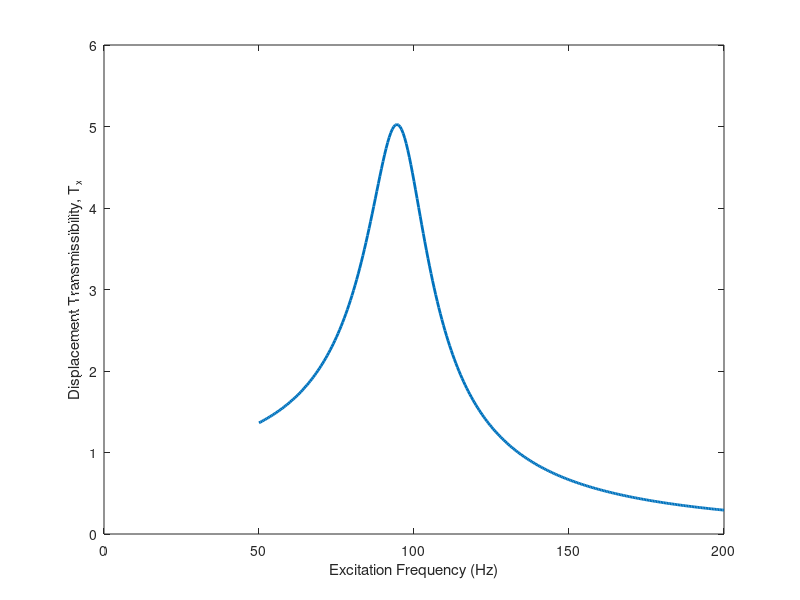

This chart was generated by the following MATLAB code: (Note: this script raises an error after producing the figure.)
clear; close all; clc

% Given system parameters
f_n = 135;       % Original system natural frequency in Hz
m = 1.51;        % Mass (kg)
% Choose a damping ratio for the isolator
zeta = 0.1;      

% Determine minimum isolator frequency (guideline)
f_i_min = f_n / sqrt(2);  % ~95.5 Hz
fprintf('Minimum isolator frequency (guideline): %.2f Hz\n', f_i_min);

% For illustration, let's design an isolator at this frequency
f_i = f_i_min;  
omega_i = 2*pi*f_i;  % Convert to rad/s if needed

% Define excitation frequency range (in Hz)
f = 50:0.5:200;  
r = f / f_i;       % Frequency ratio

% Calculate displacement transmissibility
T_x = 1 ./ sqrt((1 - r.^2).^2 + (2*zeta*r).^2);

% Max Transmissibility

T_max = max(T_x);

% Calculate the crossing point

T_c = 1/sqrt((1 - (f_n/f_i)^2)^2 + (2*zeta*(f_n/f_i))^2);

% Plot the transmissibility curve
figure;
plot(f, T_x, 'LineWidth',2);
xlabel('Excitation Frequency (Hz)');
ylabel('Displacement Transmissibility, T_x');
xline(f_i_min, '--b', 'Modal Frequency', 'LineWidth', 1.5)
title('Displacement Transmissibility vs Excitation Frequency');
grid on;

% Mark the operating point at f = 135 Hz
hold on;
plot(f_i_min, T_max, 'bo', 'MarkerSize',10);
plot(f_n, T_c, 'ro', 'MarkerSize',10);
xline(f_n, '--r', 'Natural Frequency', 'LineWidth', 1.5)
legend('T_x','Operating Frequency (135 Hz)');
hold off;
